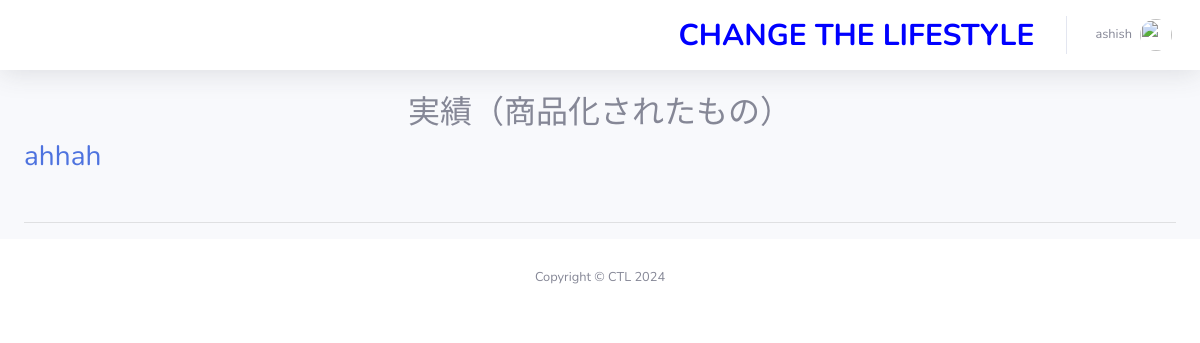
Page / (signed in) on the earlier database version.
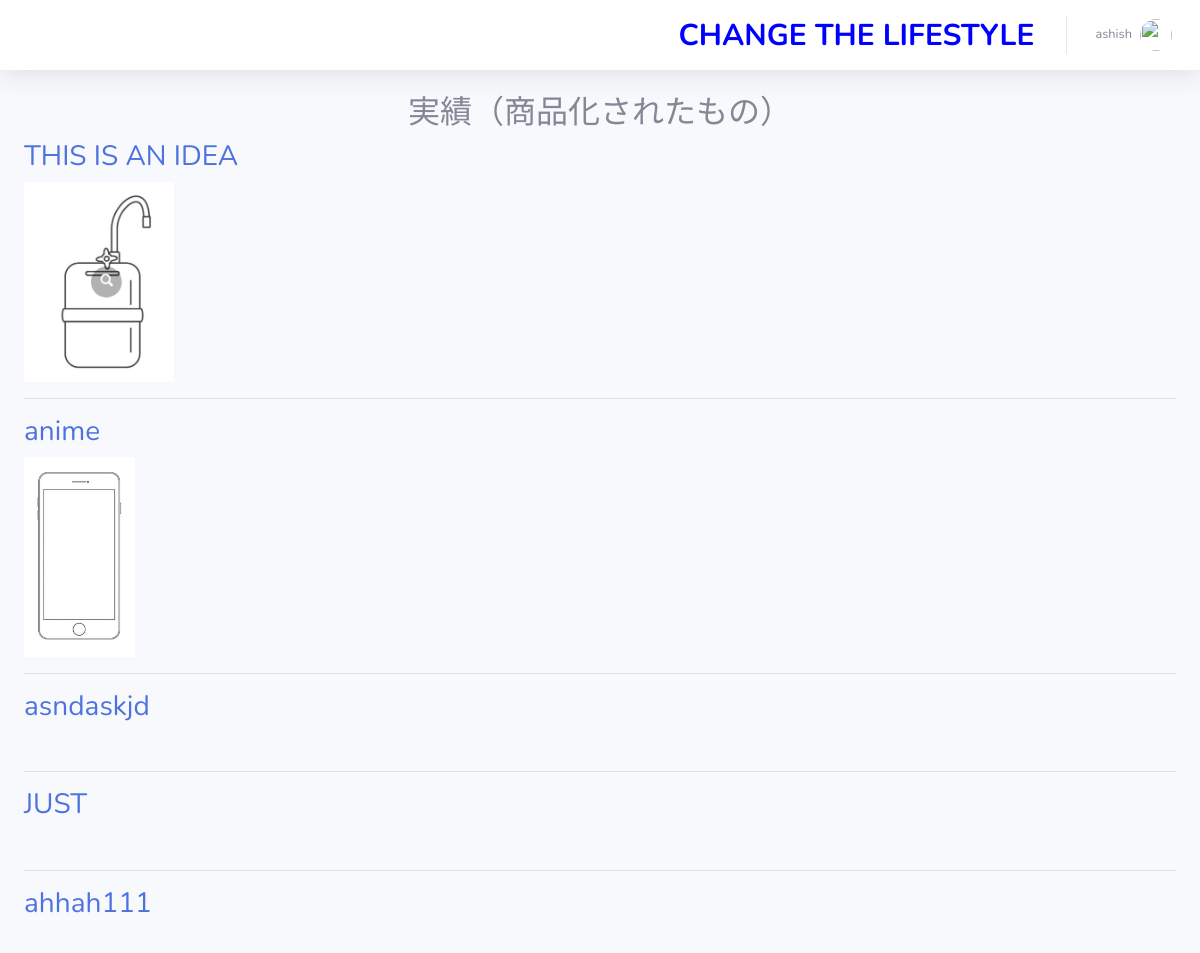
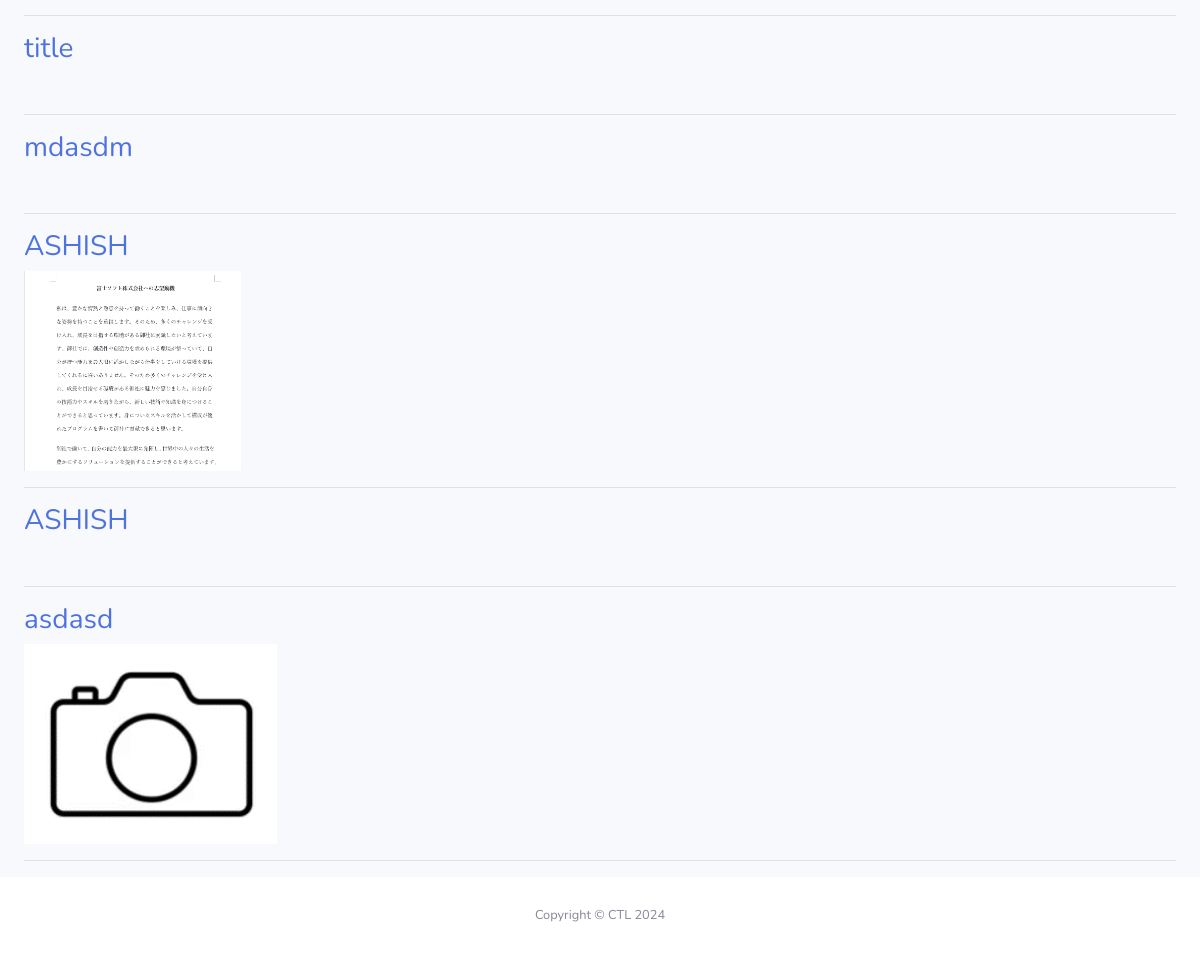
Same page on the later database version (2 pictures, top to bottom).
### idea/models.py (models this page shows, shortened)
class Idea(models.Model):
    status = (
        ('商品化', '商品化'),
        ('保留', '保留')
    )
    title = models.CharField(max_length=200, null=True)
    detail = models.TextField(max_length=2000, null=True)
    image = models.ImageField(upload_to='images/media', null=True, blank=True)
    status = models.CharField(max_length=20, choices=status, default='保留')
    author = models.ForeignKey(Author, on_delete=models.CASCADE)
    email_text = models.CharField(max_length=255, blank=True, null=True, verbose_name='Email')
    created_at = models.DateTimeField(auto_now_add=True)
    new_date_field = models.DateTimeField(null=True, blank=True)
    files = models.ManyToManyField(IdeaFile, related_name='idea_files', blank=True)
    class Meta:
        verbose_name_plural = 'Ideas'

### idea/views.py (the view)
# urls.py: path('', views.HomeView.as_view(), name='home'),
class HomeView(View):
    def get(self, request, *args, **kwargs):
        latest_posts = Idea.objects.filter(status='商品化').order_by('-created_at')[:5]
        all_posts = Idea.objects.filter(status='商品化').order_by('-created_at')
        paginator = Paginator(all_posts, 10)  # Show 10 posts per page
        page_number = request.GET.get('page')
        posts = paginator.get_page(page_number)
        context = {
            'latest_posts': latest_posts,
            'posts': posts,
        }
        return render(request, 'home/index.html', context)

### templates/home/index.html (shortened to what this page needs)
{% extends user.is_authenticated|yesno:'dashboard/base/base.html,home/base/base.html' %}
{% block contents %}
        {% block body %}
            <h2 class="text-center mt-4">実績（商品化されたもの）</h2>
            {% for post in posts %}
            <div class="post">
                <h3><a href="{% url 'post' post.id %}">{{ post.title }}</a></h3>
                {% if post.image %}
                <a href="{% url 'post' post.id %}">
                    <img src="{{ post.image.url }}" alt="" style="max-width: 300px; max-height: 200px;">
                </a>
                        {% else %}
                        <img src="" alt="">
                        {% endif %}
            </div>
            <hr>
            {% endfor %}
        {% endblock %}
{% endblock %}

Differences in the rows shown:
added Idea: title "THIS IS AN IDEA", image (picture)
added Idea: title "anime", image (picture)
added Idea: title "asndaskjd"
added Idea: title "JUST"
changed Idea: title "ahhah" → "ahhah111"
now on this page (row edited): Idea: title "title"
now on this page (row edited): Idea: title "mdasdm"
now on this page (row edited): Idea: title "ASHISH", image (picture)
now on this page (row edited): Idea: title "ASHISH"
now on this page (row edited): Idea: title "asdasd", image (picture)
